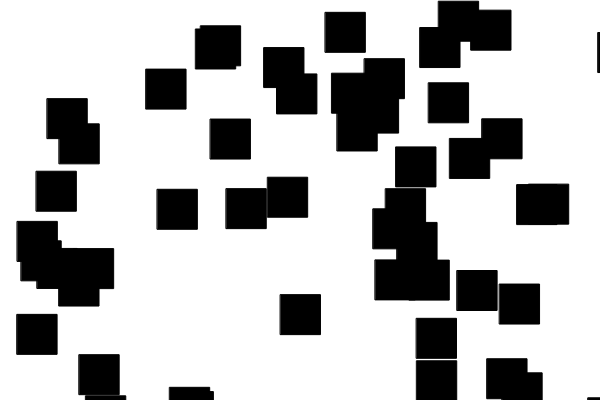
Frame 1 (no input)
Frame 60 (no input): identical to frame 1, image omitted
Frame 120 (the mouse pressed at the canvas centre since frame 60): identical to frame 1, image omitted

The p5.js sketch that drew this single still picture (run headless with seeded random() and noise() and a simulated clock; from frame 60 on, the mouse is pressed at the canvas centre):

// p5.js sketch
// ── sketch.js
// homework 5

// minimalism hw
var blocks=[];
// var whiteblocks=[];


function setup() {
createCanvas(600,400);

  for (var i = 0; i < 50; i++) {
    var x=random(0,width);
    var y=random(0,height);
    blocks.push(new Block(x,y));
    // whiteblocks.push(new WhiteBlock(x,y));
    }
}

function mousePressed() {

  for (var i = 0; i < blocks.length; i++) {
    blocks[i].clicked();
  }
}

function draw() {

background(255);

  for (var i = 0; i < blocks.length; i++) {


    blocks[i].display();
    // blocks[i].grow();
    // whiteblocks[i].display();
    // whiteblocks[i].sizeup();

      }


}

// ── block.js
// homework 5

// minimalism hw

function Block(x,y) {
   this.x=x;
   this.y=y;
   this.size=40;

// black block
this.display= function() {

    fill(0);
    rect(this.x,this.y,this.size,this.size);

   };

this.clicked= function() {


    fill(255);
    rect(this.x,this.y,this.size,this.size);
//   function WhiteBlock(x,y) {
//       this.x=x;
//       this.y=y;
//       this.size=10;
//
//   this.display= function() {
//
//       noStroke();
//       fill(255);
//       rect(this.x,this.y,this.size,this.size);
//
//   };
//
//   this.sizeup= function() {
//
//       this.size=this.size+1;
//
// grow function
// this.grow= function() {
//
//   this.size=this.size+1;

     };
// };
}

// ── sketch2.js
// homework 4.2

// minimalism hw
   var objectSquare={
   x:200,
   y:200,
   display: function() {
    noStroke();
    fill(0);
    rect(this.x,this.y,60,60);
}

  };
  function setup() {
    createCanvas(600,400);
    background(255);
  }

  function draw() {

  objectSquare.display();
}

// ── square.js
// homework 4.2

// minimalism hw
var objectSquare={
x:200,
y:200,
sideS:40,
topS:40,
// speed:1,
display: function () {
 noStroke();
 fill(0);
 rect(this.x,this.y,this.sideS,this.topS);
},
secSquare: function() {
  noStroke();
  fill(255);
  rect(100,100,this.sideS,this.topS);
},
grow: function() {

  if (mouseIsPressed) {
    this.sideS=this.sideS+1;
    this.topS=this.topS+1;
}
this.display();
this.secSquare();
},
};


// move:function() {
  // this.speed=this.speed+1;
  // this.y=this.y+this.speed;

  // if (this.y>=height) {
    // this.speed=this.speed*-1;
  // }
// }
function setup() {
createCanvas(600,400);
}

function draw() {
background(255);

// if (this.display>=height) {
  // fill(255,0,0);
// }
// first black square
objectSquare.display();
// white square
objectSquare.secSquare();
// objectSquare.move();
// makes square grow
objectSquare.grow();
}
